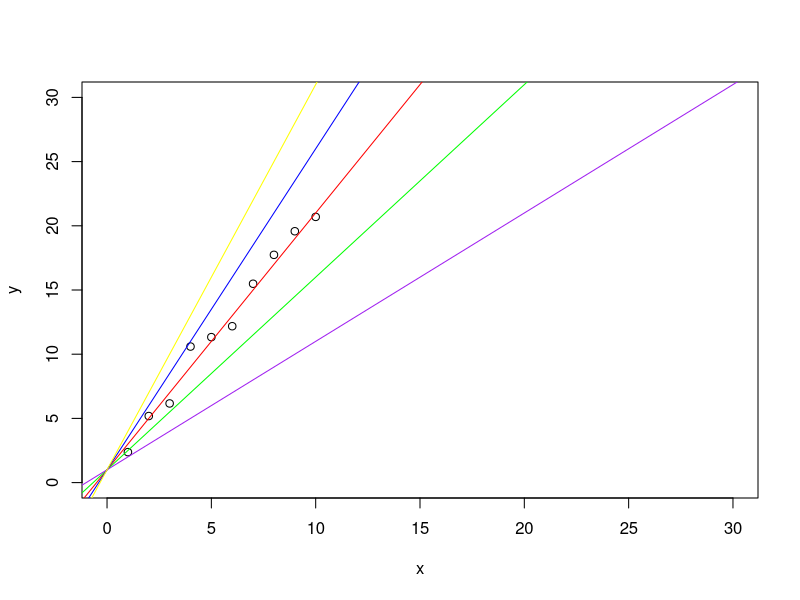
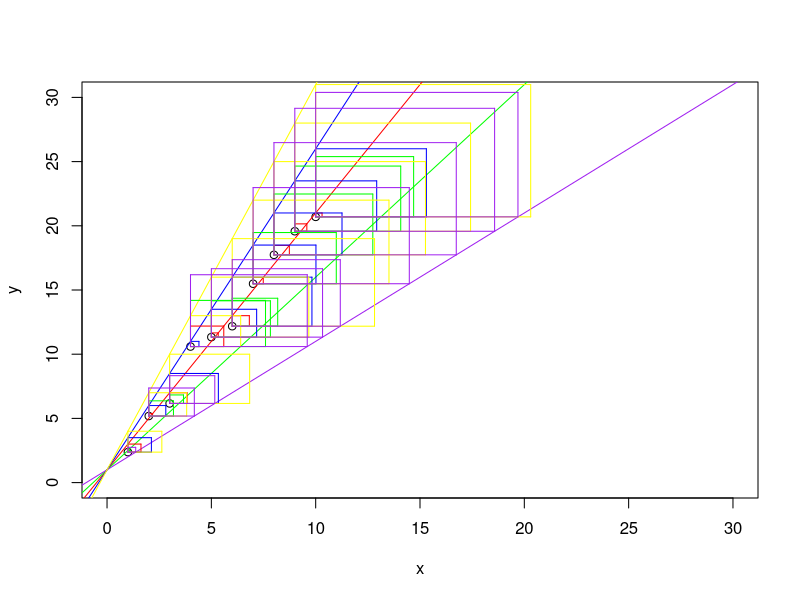
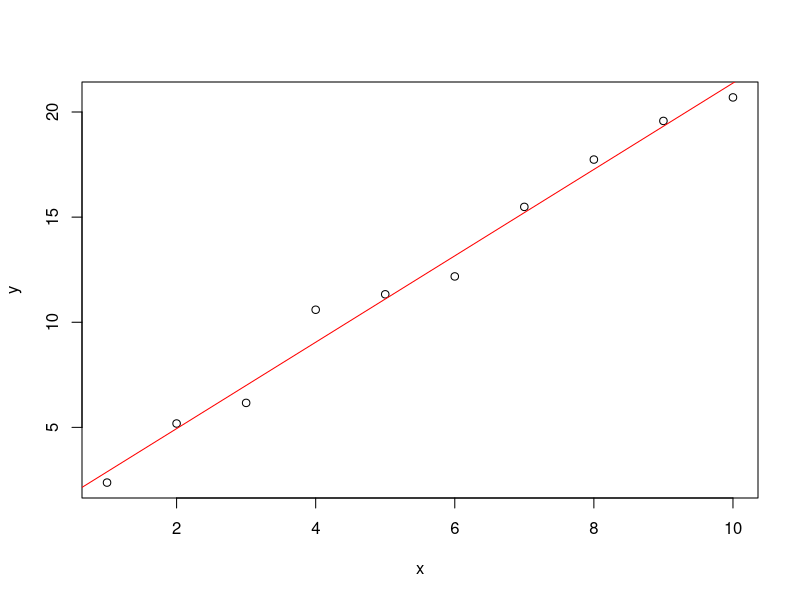

Write R code to recreate these figures, in order.
## ---- chunk 1
## creating the data
set.seed( 1 )
# independent variable
x <- 1:10
#   beta0 + i.v. * beta1 + epsilon
y <- 1 + x * 2 + rnorm( n = 10 )

## plotting the data
plot( x , y , ylim = c(0, 30) , xlim = c (0, 30))
abline(a = 1, b = 2 , col = "red")
abline(a = 1, b = 1.5, col = "green")
abline(a = 1, b = 2.5, col = "blue")
abline(a = 1, b = 1, col = "purple")
abline(a = 1, b = 3, col = "yellow")
## ---- chunk 2
## creating the data
set.seed( 1 )
# independent variable
x <- 1:10
#   beta0 + i.v. * beta1 + epsilon
y <- 1 + x * 2 + rnorm( n = 10 )

## plotting the data
plot( x , y , ylim = c(0, 30) , xlim = c (0, 30))
abline(a = 1, b = 2 , col = "red")
abline(a = 1, b = 1.5, col = "green")
abline(a = 1, b = 2.5, col = "blue")
abline(a = 1, b = 1, col = "purple")
abline(a = 1, b = 3, col = "yellow")

d1 <- abs( y - (1 + x * 2) )
d2 <- abs( y - (1 + x * 1.5) )
d3 <- abs( y - (1 + x * 2.5) )
d4 <- abs( y - (1 + x * 3) )
d5 <- abs( y - (1 + x) )

segments(x0 = x, y0 = y, x1 = x, y1 = y + d1, col = "red")
segments(x0 = x, y0 = y, x1 = x + d1, y1 = y, col = "red")
segments(x0 = x + d1, y0 = y, x1 = x + d1, y1 = y + d1, col = "red")
segments(x0 = x, y0 = y + d1, x1 = x + d1, y1 = y + d1, col = "red")

segments(x0 = x, y0 = y, x1 = x, y1 = y + d2, col = "green")
segments(x0 = x, y0 = y, x1 = x + d2, y1 = y, col = "green")
segments(x0 = x + d2, y0 = y, x1 = x + d2, y1 = y + d2, col = "green")
segments(x0 = x, y0 = y + d2, x1 = x + d2, y1 = y + d2, col = "green")

segments(x0 = x, y0 = y, x1 = x, y1 = y + d3, col = "blue")
segments(x0 = x, y0 = y, x1 = x + d3, y1 = y, col = "blue")
segments(x0 = x + d3, y0 = y, x1 = x + d3, y1 = y + d3, col = "blue")
segments(x0 = x, y0 = y + d3, x1 = x + d3, y1 = y + d3, col = "blue")

segments(x0 = x, y0 = y, x1 = x, y1 = y + d4, col = "yellow")
segments(x0 = x, y0 = y, x1 = x + d4, y1 = y, col = "yellow")
segments(x0 = x + d4, y0 = y, x1 = x + d4, y1 = y + d4, col = "yellow")
segments(x0 = x, y0 = y + d4, x1 = x + d4, y1 = y + d4, col = "yellow")

segments(x0 = x, y0 = y, x1 = x, y1 = y + d5, col = "purple")
segments(x0 = x, y0 = y, x1 = x + d5, y1 = y, col = "purple")
segments(x0 = x + d5, y0 = y, x1 = x + d5, y1 = y + d5, col = "purple")
segments(x0 = x, y0 = y + d5, x1 = x + d5, y1 = y + d5, col = "purple")
## ---- chunk 3
find_least_squares <- function( y , x , beta0 , beta1 ) {
  
  # variable for the beta1 that best fits the data
  best_beta <- c(NULL, NULL)
  # variable for memorizing the squared errors
  best_err  <- Inf
  for(int in beta0){
    for( bet in beta1 ){
      yhat <- int + x * bet
      err  <- sum( abs( y - yhat)^2 )
      best_beta[1] <- ifelse( best_err > err,
                           int,
                           best_beta[1])
      best_beta[2] <- ifelse( best_err > err,
                           bet,
                           best_beta[2])
      best_err  <- ifelse( best_err > err,
                           err,
                           best_err)
    }
  }
  
  return( best_beta )
}

print( find_least_squares( y , x, beta0 = seq(from = 0, to = 3, by = 0.1),
                           beta1 = seq(from = 1, to = 3, by = 0.1) ) )
## ---- chunk 4
mdl <- lm(y ~ x)

print( mdl )
## ---- chunk 5
plot( x , y )
abline(mdl , col= "red")
## ---- chunk 6

my_gauss <- function(true_value, sigma, estimate) 1/(sigma*sqrt(2*pi)) *
  exp(- (true_value - estimate)^2/(2*sigma^2))
## ---- chunk 7
find_ML <- function( beta0 , beta1 ) {
  
  # variable for the beta1 that best fits the data
  best_betas <- c(NULL , NULL)
  # variable for memorizing the squared errors
  best_lik  <- -Inf
  
  for(int in beta0){
    for( bet in beta1 ){
      current_lik <- my_gauss(1 , sigma = 1 , int) *
        my_gauss(2 , sigma = 1 , bet)

      best_betas[1] <- ifelse( current_lik > best_lik,
                           int,
                           best_betas[1])
      
      best_betas[2] <- ifelse( current_lik > best_lik,
                           bet,
                           best_betas[2])
      
      best_lik  <- ifelse( current_lik > best_lik,
                           current_lik,
                           best_lik)
    }
  }
  
  return( best_betas )
}

print( find_ML( beta0 = seq(from = 0, to = 3, by = 0.1),
                beta1 = seq(from = 1, to = 3, by = 0.1) ) )
